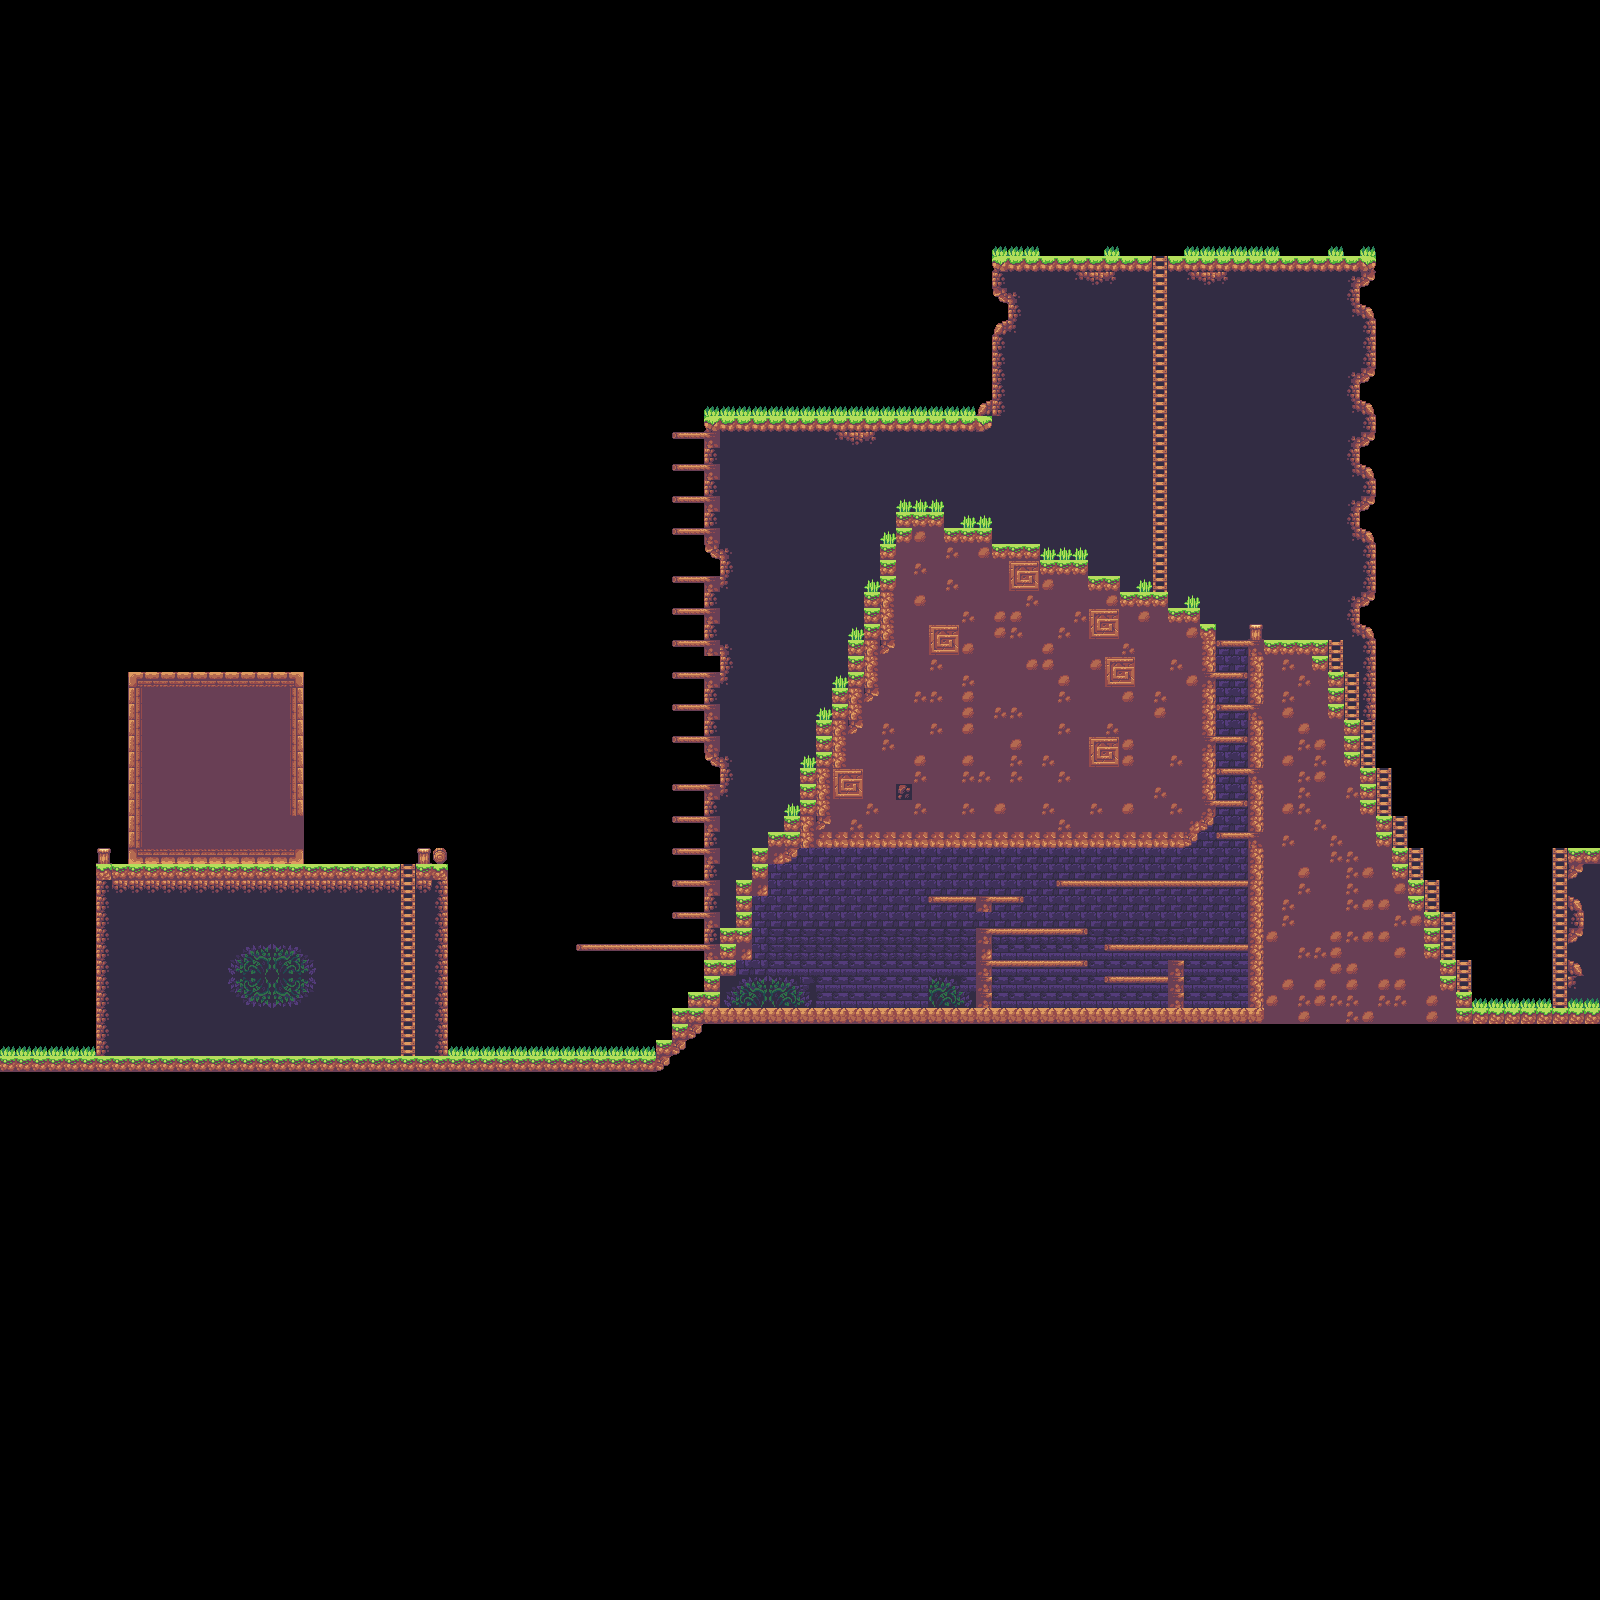

This game map was drawn from its Tiled (.tmx) file and the tilesets committed beside it. A one-line description and the trimmed map source follow:
An orthogonal 100x100 tile map with 16x16 px tiles, 3 tile layers (Background, Ground , Ladders) and 50 objects.

<map version="1.0" tiledversion="2018.02.14" orientation="orthogonal" renderorder="right-down" width="100" height="100" tilewidth="16" tileheight="16" infinite="0" nextobjectid="161">
 <tileset firstgid="1" source="SunnyLand.tsx" />
 <layer name="Background" width="100" height="100">
  <data>[10000 cells, 2237 non-empty, 50 distinct tile ids]</data>
 </layer>
 <layer name="Ground " width="100" height="100">
  <data>[10000 cells, 563 non-empty, 48 distinct tile ids]</data>
 </layer>
 <layer name="Ladders" width="100" height="100">
  <data>[10000 cells, 183 non-empty, 13 distinct tile ids]</data>
 </layer>
 <objectgroup name="GroundCollision">
  <object id="94" x="0" y="1056">
   <polyline points="0,0 656,0 656,-16 672,-16 672,-48 688,-48 688,-64 704,-64 704,-96 720,-96 720,-128 736,-128 736,-176 752,-176 752,-208 768,-208 768,-224 784,-224 784,-240 800,-240 800,-288 816,-288 816,-336 832,-336 832,-368 848,-368 848,-416 864,-416 864,-464 880,-464 880,-512 896,-512 896,-544 944,-544 944,-528 992,-528 992,-512 1040,-512 1040,-496 1088,-496 1088,-480 1120,-480 1120,-464 1168,-464 1168,-448 1200,-448 1200,-432 1216,-432 1216,-240 1184,-208 800,-208 784,-192 768,-192 768,-160 752,-160 752,-96 736,-96 736,-80 720,-80 720,-64 720,-48 1248,-48 1248,-416 1328,-416 1328,-384 1344,-384 1344,-336 1360,-336 1360,-288 1376,-288 1376,-240 1392,-240 1392,-208 1408,-208 1408,-176 1424,-176 1424,-144 1440,-144 1440,-96 1456,-96 1456,-64 1472,-64 1472,-48 1600,-48" />
  </object>
  <object id="95" x="1568" y="848" width="32" height="16" />
  <object id="96" x="704" y="416" width="288" height="16" />
  <object id="97" x="992" y="256" width="160" height="16" />
  <object id="99" x="1168" y="256" width="208" height="16" />
  <object id="100" x="96" y="864" width="304" height="16" />
  <object id="101" x="416" y="864" width="32" height="16" />
  <object id="157" x="288" y="816">
   <polyline points="0,0 16,0 16,-144 -160,-144 -160,48 16,48 16,32 -144,32 -144,-128 0,-128 0,0" />
  </object>
 </objectgroup>
 <objectgroup name="PlatformCollision">
  <object id="102" x="672" y="432">
   <polyline points="0,0 32,0" />
  </object>
  <object id="103" x="672" y="464">
   <polyline points="0,0 32,0" />
  </object>
  <object id="120" x="672" y="496" width="32" />
  <object id="121" x="672" y="528" width="32" />
  <object id="123" x="672" y="576" width="32" />
  <object id="124" x="672" y="608" width="32" />
  <object id="125" x="672" y="640" width="32" />
  <object id="126" x="672" y="672" width="32" />
  <object id="127" x="672" y="704" width="32" />
  <object id="128" x="672" y="736" width="32" />
  <object id="129" x="672" y="784" width="32" />
  <object id="130" x="672" y="816" width="32" />
  <object id="131" x="672" y="848" width="32" />
  <object id="132" x="672" y="880" width="32" />
  <object id="133" x="672" y="912" width="32" />
  <object id="134" x="576" y="944" width="128" />
  <object id="138" x="1216" y="640" width="32" />
  <object id="139" x="1216" y="672" width="32" />
  <object id="140" x="1216" y="704" width="32" />
  <object id="141" x="1216" y="736" width="32" />
  <object id="142" x="1216" y="768" width="32" />
  <object id="143" x="1216" y="800" width="32" />
  <object id="145" x="1216" y="832" width="32" />
  <object id="146" x="1056" y="880" width="192" />
  <object id="147" x="1104" y="944" width="144" />
  <object id="148" x="1104" y="976" width="64" />
  <object id="149" x="928" y="896" width="96" />
  <object id="150" x="992" y="928" width="96" />
  <object id="151" x="992" y="960" width="96" />
 </objectgroup>
 <objectgroup name="LadderCollision">
  <object id="104" x="1152" y="240" width="16" height="336" />
  <object id="105" x="1328" y="624" width="16" height="32" />
  <object id="106" x="1344" y="656" width="16" height="48" />
  <object id="107" x="1360" y="704" width="16" height="48" />
  <object id="108" x="1376" y="752" width="16" height="48" />
  <object id="109" x="1392" y="800" width="16" height="32" />
  <object id="111" x="1408" y="832" width="16" height="32" />
  <object id="112" x="1424" y="864" width="16" height="32" />
  <object id="114" x="1440" y="896" width="16" height="48" />
  <object id="116" x="1456" y="944" width="16" height="32" />
  <object id="117" x="1552" y="832" width="16" height="144" />
  <object id="136" x="400" y="848" width="16" height="192" />
  <object id="159" x="1552" y="832" width="16" height="160" />
 </objectgroup>
</map>
